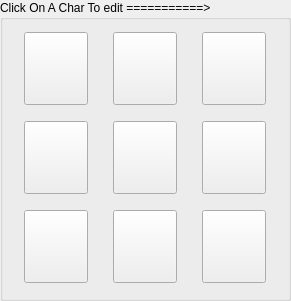
     <widget class="QGroupBox" name="groupBox_5">
      <property name="geometry">
       <rect>
        <x>0</x>
        <y>176</y>
        <width>291</width>
        <height>301</height>
       </rect>
      </property>
      <property name="title">
       <string>Click On A Char To edit ===========&gt;</string>
      </property>
      <layout class="QGridLayout" name="gridLayout_2">
       <property name="margin">
        <number>2</number>
       </property>
       <item row="0" column="0">
        <widget class="QPushButton" name="btn_cloud">
         <property name="sizePolicy">
          <sizepolicy hsizetype="Fixed" vsizetype="Fixed">
           <horstretch>64</horstretch>
           <verstretch>73</verstretch>
          </sizepolicy>
         </property>
         <property name="maximumSize">
          <size>
           <width>64</width>
           <height>73</height>
          </size>
         </property>
         <property name="text">
          <string/>
         </property>
         <property name="icon">
          <iconset resource="images.qrc">
           <normaloff>:/icon/cloud_icon</normaloff>:/icon/cloud_icon</iconset>
         </property>
         <property name="iconSize">
          <size>
           <width>64</width>
           <height>73</height>
          </size>
         </property>
        </widget>
       </item>
       <item row="0" column="1">
        <widget class="QPushButton" name="btn_barret">
         <property name="sizePolicy">
          <sizepolicy hsizetype="Fixed" vsizetype="Fixed">
           <horstretch>64</horstretch>
           <verstretch>73</verstretch>
          </sizepolicy>
         </property>
         <property name="maximumSize">
          <size>
           <width>64</width>
           <height>73</height>
          </size>
         </property>
         <property name="text">
          <string/>
         </property>
         <property name="icon">
          <iconset resource="images.qrc">
           <normaloff>:/icon/barret_icon</normaloff>:/icon/barret_icon</iconset>
         </property>
         <property name="iconSize">
          <size>
           <width>64</width>
           <height>73</height>
          </size>
         </property>
        </widget>
       </item>
       <item row="1" column="0">
        <widget class="QPushButton" name="btn_aeris">
         <property name="sizePolicy">
          <sizepolicy hsizetype="Fixed" vsizetype="Fixed">
           <horstretch>64</horstretch>
           <verstretch>73</verstretch>
          </sizepolicy>
         </property>
         <property name="maximumSize">
          <size>
           <width>64</width>
           <height>73</height>
          </size>
         </property>
         <property name="text">
          <string/>
         </property>
         <property name="icon">
          <iconset resource="images.qrc">
           <normaloff>:/icon/aeris_icon</normaloff>:/icon/aeris_icon</iconset>
         </property>
         <property name="iconSize">
          <size>
           <width>64</width>
           <height>73</height>
          </size>
         </property>
        </widget>
       </item>
       <item row="1" column="1">
        <widget class="QPushButton" name="btn_red">
         <property name="sizePolicy">
          <sizepolicy hsizetype="Fixed" vsizetype="Fixed">
           <horstretch>64</horstretch>
           <verstretch>73</verstretch>
          </sizepolicy>
         </property>
         <property name="maximumSize">
          <size>
           <width>64</width>
           <height>73</height>
          </size>
         </property>
         <property name="text">
          <string/>
         </property>
         <property name="icon">
          <iconset resource="images.qrc">
           <normaloff>:/icon/red_icon</normaloff>:/icon/red_icon</iconset>
         </property>
         <property name="iconSize">
          <size>
           <width>64</width>
           <height>73</height>
          </size>
         </property>
        </widget>
       </item>
       <item row="1" column="3">
        <widget class="QPushButton" name="btn_yuffie">
         <property name="sizePolicy">
          <sizepolicy hsizetype="Fixed" vsizetype="Fixed">
           <horstretch>64</horstretch>
           <verstretch>73</verstretch>
          </sizepolicy>
         </property>
         <property name="maximumSize">
          <size>
           <width>64</width>
           <height>73</height>
          </size>
         </property>
         <property name="text">
          <string/>
         </property>
         <property name="icon">
          <iconset resource="images.qrc">
           <normaloff>:/icon/yuffie_icon</normaloff>:/icon/yuffie_icon</iconset>
         </property>
         <property name="iconSize">
          <size>
           <width>64</width>
           <height>73</height>
          </size>
         </property>
        </widget>
       </item>
       <item row="0" column="3">
        <widget class="QPushButton" name="btn_tifa">
         <property name="sizePolicy">
          <sizepolicy hsizetype="Fixed" vsizetype="Fixed">
           <horstretch>64</horstretch>
           <verstretch>73</verstretch>
          </sizepolicy>
         </property>
         <property name="maximumSize">
          <size>
           <width>64</width>
           <height>73</height>
          </size>
         </property>
         <property name="text">
          <string/>
         </property>
         <property name="icon">
          <iconset resource="images.qrc">
           <normaloff>:/icon/tifa_icon</normaloff>:/icon/tifa_icon</iconset>
         </property>
         <property name="iconSize">
          <size>
           <width>64</width>
           <height>73</height>
          </size>
         </property>
        </widget>
       </item>
       <item row="2" column="3">
        <widget class="QPushButton" name="btn_cid">
         <property name="sizePolicy">
          <sizepolicy hsizetype="Fixed" vsizetype="Fixed">
           <horstretch>64</horstretch>
           <verstretch>73</verstretch>
          </sizepolicy>
         </property>
         <property name="maximumSize">
          <size>
           <width>64</width>
           <height>73</height>
          </size>
         </property>
         <property name="text">
          <string/>
         </property>
         <property name="icon">
          <iconset resource="images.qrc">
           <normaloff>:/icon/cid_icon</normaloff>:/icon/cid_icon</iconset>
         </property>
         <property name="iconSize">
          <size>
           <width>64</width>
           <height>73</height>
          </size>
         </property>
        </widget>
       </item>
       <item row="2" column="0">
        <widget class="QPushButton" name="btn_cait">
         <property name="sizePolicy">
          <sizepolicy hsizetype="Fixed" vsizetype="Fixed">
           <horstretch>64</horstretch>
           <verstretch>73</verstretch>
          </sizepolicy>
         </property>
         <property name="maximumSize">
          <size>
           <width>64</width>
           <height>73</height>
          </size>
         </property>
         <property name="text">
          <string/>
         </property>
         <property name="icon">
          <iconset resource="images.qrc">
           <normaloff>:/icon/cait_icon</normaloff>:/icon/cait_icon</iconset>
         </property>
         <property name="iconSize">
          <size>
           <width>64</width>
           <height>73</height>
          </size>
         </property>
        </widget>
       </item>
       <item row="2" column="1">
        <widget class="QPushButton" name="btn_vincent">
         <property name="sizePolicy">
          <sizepolicy hsizetype="Fixed" vsizetype="Fixed">
           <horstretch>64</horstretch>
           <verstretch>73</verstretch>
          </sizepolicy>
         </property>
         <property name="maximumSize">
          <size>
           <width>64</width>
           <height>73</height>
          </size>
         </property>
         <property name="text">
          <string/>
         </property>
         <property name="icon">
          <iconset resource="images.qrc">
           <normaloff>:/icon/vincent_icon</normaloff>:/icon/vincent_icon</iconset>
         </property>
         <property name="iconSize">
          <size>
           <width>64</width>
           <height>73</height>
          </size>
         </property>
        </widget>
       </item>
      </layout>
     </widget>
